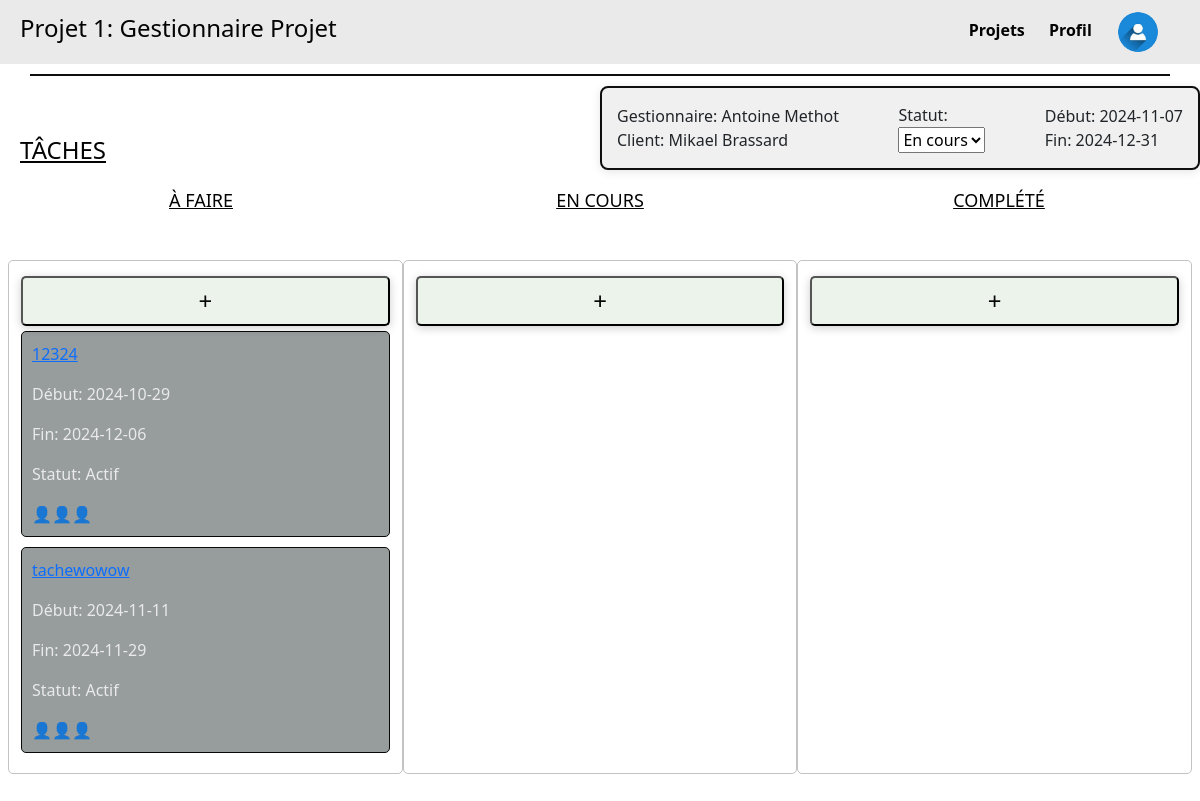
Before: /projet/1 with the older database file.
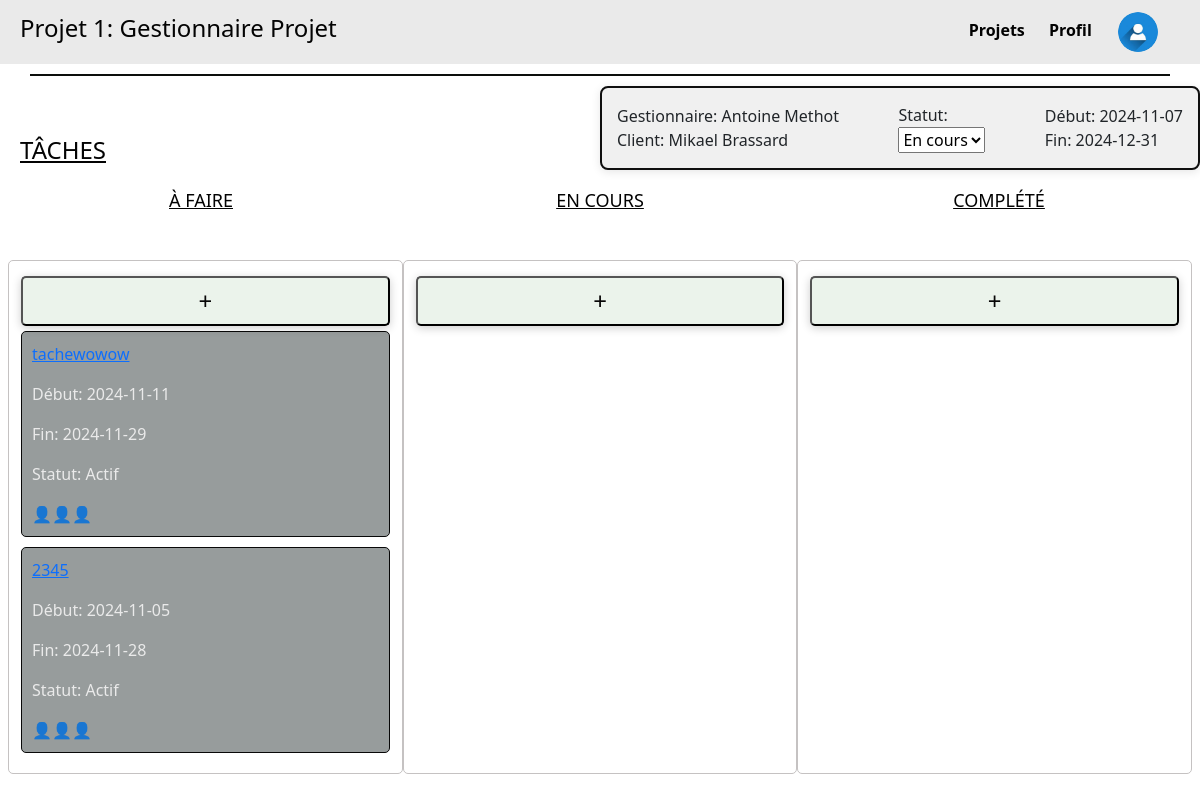
After: the same page with the newer database file.
### tables this page shows
CREATE TABLE Projet_proj (
    proj_id INTEGER PRIMARY KEY,
    proj_clnt_id INTEGER NOT NULL,
    proj_etat_etat INTEGER NOT NULL,
    proj_emp_id INTEGER NOT NULL,
    proj_nom TEXT NOT NULL,
    proj_dateDebut DATE,
    proj_dateFin DATE,
    proj_isTemplate BOOLEAN,
    FOREIGN KEY (proj_clnt_id) REFERENCES Client_clnt(clnt_id),
    FOREIGN KEY (proj_etat_etat) REFERENCES Etat_etat(etat_id),
    FOREIGN KEY (proj_emp_id) REFERENCES Employee_emp(emp_id)
);

CREATE TABLE Tache_tch (
    tch_id INTEGER PRIMARY KEY,
    tch_proj_id INTEGER NOT NULL,
    tch_etat_etat INTEGER NOT NULL,
    tch_parent INTEGER,
    tch_nom TEXT NOT NULL,
    tch_dateDebut DATE,
    tch_dateFin DATE,
    FOREIGN KEY (tch_proj_id) REFERENCES Projet_proj(proj_id),
    FOREIGN KEY (tch_etat_etat) REFERENCES Etat_etat(etat_id),
    FOREIGN KEY (tch_parent) REFERENCES Tache_tch(tch_id)
);

CREATE TABLE Etat_etat (
    etat_id INTEGER PRIMARY KEY,
    etat_nom TEXT NOT NULL
);

### main.py (the view)
@app.route('/projet/<int:id>', methods=['GET'])
def projet(id):
    projet = get_projet_by_id(id)
    if projet is None:
        return "Project not found", 404  # Or render a custom 404 page
    taches = get_taches_by_project(id)
    return render_template('projet.html', projet=projet, taches=taches)

### main.py (called while the page is built)
def get_taches_by_project(proj_id):
    conn = sqlite3.connect(DB)  # Connect to the database
    cursor = conn.cursor()
    query = """
    SELECT
        Tache_tch.tch_id AS id,
        Tache_tch.tch_proj_id AS projet_id,
        Etat_etat.etat_nom AS statut,  -- Get the status name instead of its ID
        Tache_tch.tch_nom AS nom,
        Tache_tch.tch_dateDebut AS dateDebut,
        Tache_tch.tch_dateFin AS dateFin
    FROM Tache_tch
    LEFT JOIN Etat_etat ON Tache_tch.tch_etat_etat = Etat_etat.etat_id  -- Join with the Etat_etat table
    WHERE Tache_tch.tch_proj_id = ?;
    """
    cursor.execute(query, (proj_id,))
    taches = cursor.fetchall()
    conn.close()
    return taches

### templates/projet.html (shortened to what this page needs)
<!DOCTYPE html>
<html lang="fr">
  <head>
    <link rel="stylesheet" href="/static/css/style.css" />
    <link
      href="https://cdn.jsdelivr.net/npm/bootstrap@5.3.3/dist/css/bootstrap.min.css"
      rel="stylesheet"
    />
  </head>
  <body>
    <div class="header">
      <h4>{{ projet[4] }}</h4>
      <div class="menu">
        <a href="{{ url_for('listeProjets') }}" class="highlight-link"
          >Projets</a
        >
        <a href="{{ url_for('profil') }}" class="highlight-link">Profil</a>
        <a href="#" class="user-icon">
          <img
            src="../static/images/icon_utiliateur.jpg"
            alt="User Icon"
            width="40"
            height="40"
          />
        </a>
      </div>
    </div>
    <div class="divider"></div>
    <h4 class="taches">TÂCHES</h4>
    <div class="project-details">
      <div class="part1">
        <p>Gestionnaire: {{ projet[8] }}</p>
        <p>Client: {{ projet[7] }}</p>
      </div>
      <div class="part2">
        <label for="status">Statut:</label>
        <select id="status">
          <option value="en_cours">En cours</option>
        </select>
      </div>
      <div class="part3">
        <p>Début: {{ projet[5] }}</p>
        <p>Fin: {{ projet[6] }}</p>
      </div>
    </div>
    <div class="task-status">
      <h4 class="A_faire">À FAIRE</h4>
      <h4 class="en_cours">EN COURS</h4>
      <h4 class="complete">COMPLÉTÉ</h4>
    </div>
    <div class="tasks-container row">
      <div
        class="column col-12 col-md-4"
        ondrop="drop(event)"
        ondragover="allowDrop(event)"
      >
        <button class="add-button" onclick="showTaskForm()">+</button>
        {% for tache in taches %}
        <div class="task" id="task1" draggable="true" ondragstart="drag(event)">
          <a href="{{ url_for('tache', proj_id=projet[0], task_id=tache[0]) }}">
            <p>{{ tache[3] }}</p>
          </a>
          <p>Début: {{ tache[4] }}</p>
          <p>Fin: {{ tache[5] }}</p>
          <p>Statut: {{ tache[2] }}</p>
          <div class="icons">👤👤👤</div>
        </div>
        {% endfor %}
      </div>
      <div
        class="column col-12 col-md-4"
        ondrop="drop(event)"
        ondragover="allowDrop(event)"
      >
        <button class="add-button" onclick="showTaskForm()">+</button>
      </div>
      <div
        class="column col-12 col-md-4"
        ondrop="drop(event)"
        ondragover="allowDrop(event)"
      >
        <button class="add-button" onclick="showTaskForm()">+</button>
      </div>
    </div>
  </body>
</html>

### static/css/style.css (style rules this page uses)
body { font-family: Arial, sans-serif; margin: 0; padding: 0; background: #eaeaea; background-size: cover; }
.header { display: flex; justify-content: space-between; align-items: center; background-color: #eaeaea; padding: 10px 20px; color: #030303; }
.divider { width: 95%; height: 2px; background-color: #0c0e0c; margin: 10px auto; }
.taches { position: absolute; left: 20px; margin-top: 50px; text-decoration: underline; color: #030303; }
.add-button { width: 100%; height: 50px; background-color: #ebf3eb; color: rgb(7, 6, 6); font-size: 24px; border-radius: 5px; cursor: pointer; margin-top: 5px; box-shadow: 0 2px 10px rgba(0, 0, 0, 0.2); margin-bottom: 5px; }
.highlight-link { position: relative; text-decoration: none; color: #a80c67; padding: 5px 0; }
.menu a { margin-right: 20px; text-decoration: none; color: #020202; font-weight: bold; }
.user-icon { display: inline-block; font-size: 20px; border: 2px solid transparent; background-color: transparent; border-radius: 50%; margin-top: auto; vertical-align: middle; border-radius: 100%; overflow: hidden; margin: 0; padding: 0; }
.project-details { top: 20px; right: 20px; width: 90%; margin-left: auto; max-width: 600px; background-color: #f0f0f0; border: 2px solid #0f0f0f; border-radius: 8px; padding: 15px; box-shadow: 0 2px 10px rgba(3, 3, 3, 0.1); display: flex; justify-content: space-between; align-items: center; }
.part1, .part2, .part3 { display: flex; flex-direction: column; }
.part1 p, .part2 p, .part3 p { margin: 0; }
.column { width: 100%; background-color: transparent; padding: 10px; border: 1px solid #c5c2c2; border-radius: 5px; margin-bottom: 20px; }
.task { background-color: #979c9c; padding: 10px; margin-bottom: 10px; border-radius: 5px; border: 1px solid #080808; color:#eaeaea; }
.icons { display: flex; justify-content: flex-start; }
.task-status { display: flex; justify-content: space-evenly; margin-bottom: 20px; flex-wrap: wrap; }
.A_faire, .en_cours, .complete { margin-top: 20px; font-size: 18px; color: #020202; text-decoration: underline; text-align: center; width: 100%; }
@media (min-width: 576px) { .A_faire, .en_cours, .complete { width: auto; } }
.tasks-container { display: flex; flex-wrap: wrap; justify-content: space-between; padding: 20px; }
@media (min-width: 768px) { .A_faire, .en_cours, .complete { width: 33%; } }
.task { background-color: #979c9c; padding: 10px; margin-bottom: 10px; border-radius: 5px; border: 1px solid #080808; color:#eaeaea; cursor: move; }

Changed rows visible on the page:
removed Tache_tch: tch_nom "12324", tch_dateDebut "2024-10-29", tch_dateFin "2024-12-06", etat_nom "Actif"
added Tache_tch: tch_nom "2345", tch_dateDebut "2024-11-05", tch_dateFin "2024-11-28", etat_nom "Actif"
